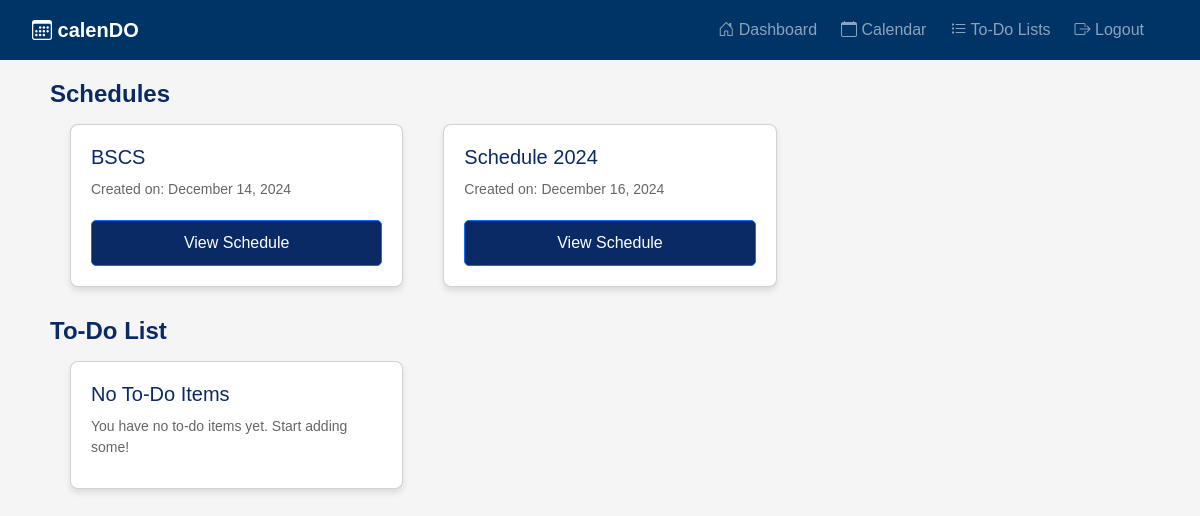
The app's page / (signed in), older data.
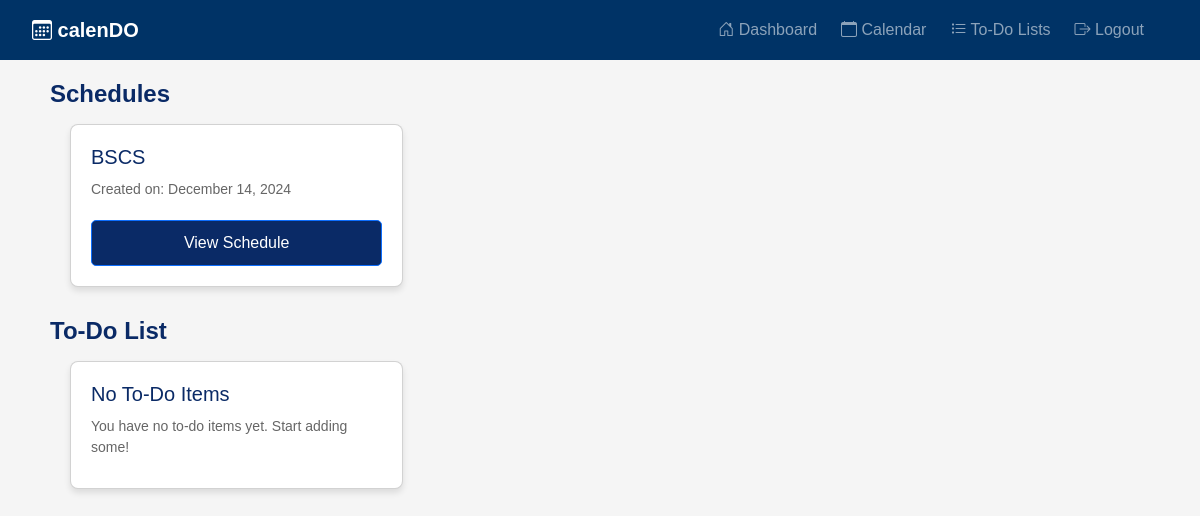
The same page, newer data.
### calendo/models.py (models this page shows, shortened)
class Schedule(models.Model):
    schedule_name = models.CharField(max_length=255)
    user = models.ForeignKey(User, on_delete=models.CASCADE, related_name="schedules")
    created_at = models.DateTimeField(auto_now_add=True)
    updated_at = models.DateTimeField(auto_now=True)
    slug = models.SlugField(unique=True, blank=True)

### calendo/views.py (the view)
# urls.py: path('', views.dashboard, name='calendo-dashboard'),
@login_required
def dashboard(request):
    schedules = Schedule.objects.filter(user=request.user)
    tasks = Task.objects.filter(user=request.user)
    sections_and_tasks = {}
    for task in tasks:
        if task.section not in sections_and_tasks:
            sections_and_tasks[task.section] = []
        sections_and_tasks[task.section].append(task)
    context = {
        'schedules': schedules,
        'sections_and_tasks': sections_and_tasks,
    }
    return render(request, 'dashboard.html', context)

### templates/dashboard.html (shortened to what this page needs)
{% extends "partials/base.html" %}
{% block content %}
    <div class="container">
        <div class="section">
            <h2>Schedules</h2>
            <div class="section-content">
                {% if schedules %}
                    {% for schedule in schedules %}
                        <div class="card">
                            <h3>{{ schedule.schedule_name }}</h3>
                            <p>Created on: {{ schedule.created_at|date:"F j, Y" }}</p>
                            <a href="{% url 'schedule_detail' schedule.slug %}" class="btn btn-primary">View Schedule</a>
                        </div>
                    {% endfor %}
                {% else %}
                    <div class="card">
                        <h3>No Schedules Available</h3>
                        <p>You have no schedules yet. Start creating some!</p>
                    </div>
                {% endif %}
            </div>
        </div>
        <div class="section">
            <h2>To-Do List</h2>
            <div class="section-content">
                {% if sections_and_tasks %}
                    {% for section, tasks in sections_and_tasks.items %}
                        <div class="card">
                            <h3>{{ section }}</h3>
                            <ul>
                                {% for task in tasks %}
                                    <li>
                                        <strong>{{ task.task_name }}</strong>
                                        <p>{{ task.description }}</p>
                                        <p>Due: {{ task.due_date|date:"F j, Y" }}</p>
                                        <a href="{% url 'todo_index' %}" class="btn btn-sm btn-primary">View Details</a>
                                    </li>
                                {% endfor %}
                            </ul>
                        </div>
                    {% endfor %}
                {% else %}
                    <div class="card">
                        <h3>No To-Do Items</h3>
                        <p>You have no to-do items yet. Start adding some!</p>
                    </div>
                {% endif %}
            </div>
        </div>
    </div>
{% endblock %}

Row changes from the older to the newer data that the page shows:
removed Schedule: schedule_name "Schedule 2024", created_at "December 16, 2024"
